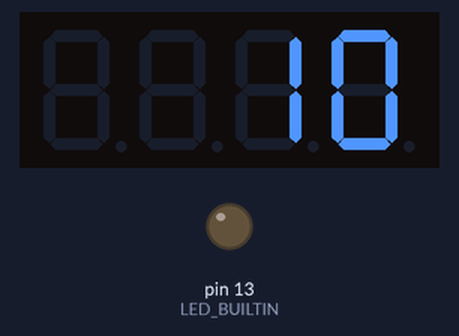
The sketch below on a simulated Arduino Uno, built with avr-gcc and run on an emulated ATmega328P. Parts: 4-digit seven-segment display, output pins drawn as LEDs (lit = HIGH).

Above: at 0.18 s.
At 7.97 s:
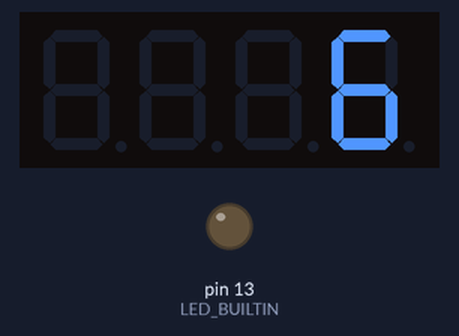
At 16.11 s:
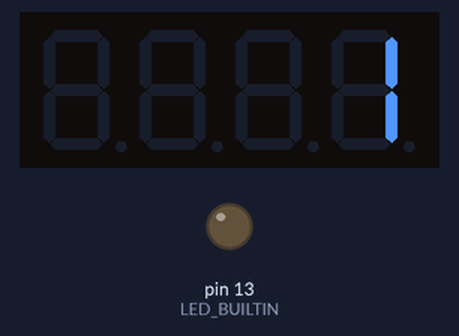
At 35.6 s:
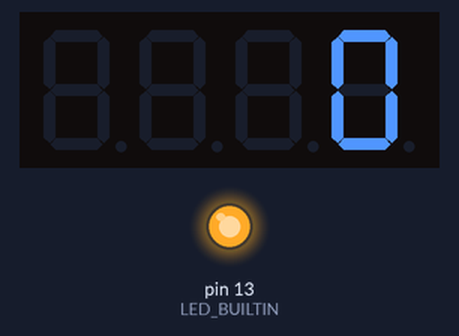
Timing chart, 0 to 40.0 s (numbered marks = the images above):
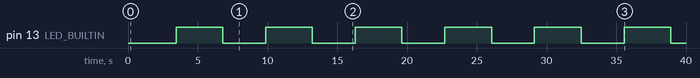

Measured:
- by itself, pin 13 (LED_BUILTIN): alternates HIGH for 3.3 s and LOW for 3.1 s

The sketch:

src.ino
```cpp
// Include the library
#include <TM1637Display.h>

// Define the connections pins
#define CLK 3
#define DIO 4

// Create a display object of type TM1637Display
TM1637Display display = TM1637Display(CLK, DIO);

// Create an array that turns all segments ON
const uint8_t allON[] = {0xff, 0xff, 0xff, 0xff};

// Create an array that turns all segments OFF
const uint8_t allOFF[] = {0x00, 0x00, 0x00, 0x00};

// Create an array that sets individual segments per digit to display the word "dOnE"
const uint8_t done[] = {
  SEG_B | SEG_C | SEG_D | SEG_E | SEG_G,           // d
  SEG_A | SEG_B | SEG_C | SEG_D | SEG_E | SEG_F,   // O
  SEG_C | SEG_E | SEG_G,                           // n
  SEG_A | SEG_D | SEG_E | SEG_F | SEG_G            // E
};

// Create degree celsius symbol
const uint8_t celsius[] = {
  SEG_A | SEG_B | SEG_F | SEG_G,  // Degree symbol
  SEG_A | SEG_D | SEG_E | SEG_F   // C
};

int count = 1000;  // 10 seconds
const int buzzingTime = 3000; // 3 seconds


void setup() {
  pinMode(LED_BUILTIN, OUTPUT);
}

void loop() {
	// Set the brightness to 5 (0=dimmest 7=brightest)
	display.setBrightness(5);
  display.showNumberDec(int(count/100), false, 4, 4);
  if (count/100 <= 0){
    count = 1000;  // reset count
    digitalWrite(LED_BUILTIN, HIGH);
    delay(buzzingTime);
  } else {
    digitalWrite(LED_BUILTIN, LOW);
  }
  count -= 100;

  delay(300);
	display.clear();

}
```
